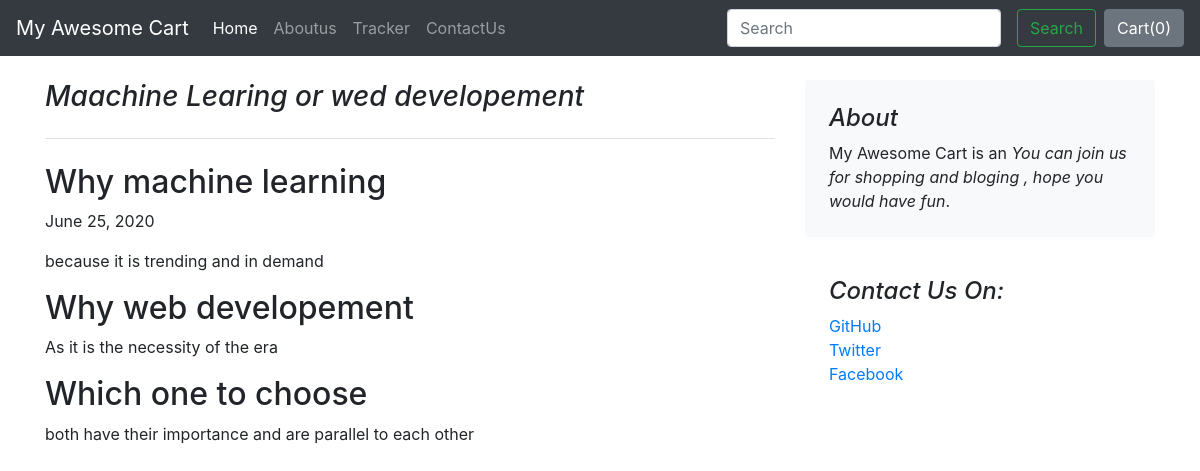
The page /blog/blogpost/1 on the database as committed earlier.
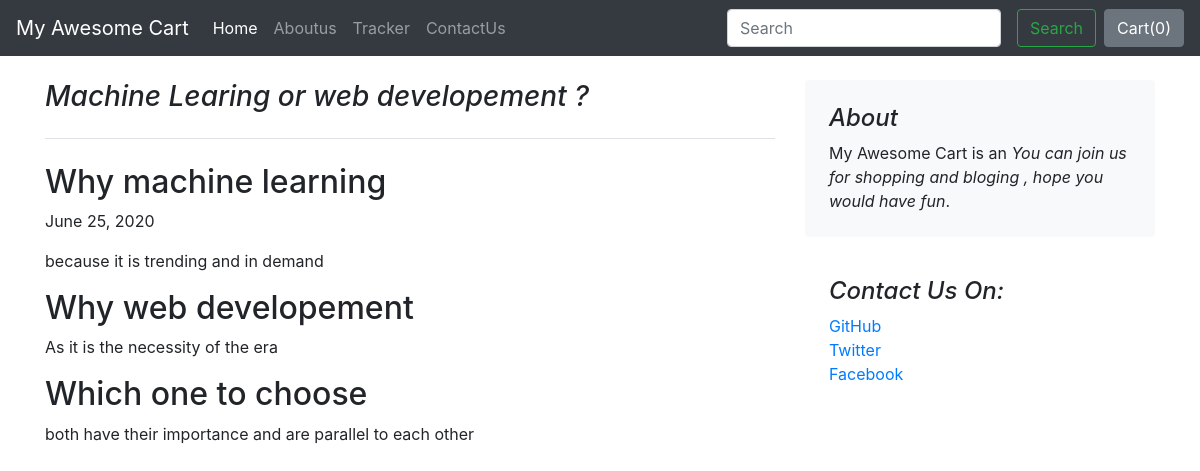
The same page on the database as committed later.
### blog/models.py (models this page shows)
class Blogpost(models.Model):
    post_id = models.AutoField(primary_key=True)
    title = models.CharField(max_length=50)
    head0 = models.CharField(max_length=500, default="")
    chead0 = models.CharField(max_length=5000, default="")
    head1 = models.CharField(max_length=500, default="")
    chead1 = models.CharField(max_length=5000, default="")
    head2 = models.CharField(max_length=500, default="")
    chead2 = models.CharField(max_length=5000, default="")
    pub_date = models.DateField()
    thumbnail = models.ImageField(upload_to="blog/images", default="null")
    def __str__(self):
        return self.title

### blog/views.py (the view)
# urls.py: path('blogpost/<int:id>', views.blogpost, name="blogPost"),
def blogpost(request,id):
    post=Blogpost.objects.filter(post_id=id)[0]
    print(post)
    params={'post':post}
    return render(request, 'blog/blogpost.html',params)

### blog/templates/blog/blogpost.html (shortened to what this page needs)
{% extends 'blog/base.html'%}
{% block body%}
<div class="container my-4">
    <div class="row">
        <div class="col-md-8 blog-main">
            <h3 class="pb-4 mb-4 font-italic border-bottom">
                {{post.title}}
            </h3>
            <div class="blog-post">
                <h2 class="blog-post-title">{{post.head0}}</h2>
                <p class="blog-post-meta">{{post.pub_date}}
                <p>{{post.chead0}}</p>
                <h2>{{post.head1}}</h2>
                <p>{{post.chead1}}</p>
                <h2>{{post.head2}}</h2>
                <p>{{post.chead2}}</p>
                </div>
        </div>
        <aside class="col-md-4 blog-sidebar">
            <div class="p-4 mb-3 bg-light rounded">
                <h4 class="font-italic">About</h4>
                <p class="mb-0">My Awesome Cart is an <em>You can join us for shopping and bloging , hope you would have fun</em>.</p>
            </div>
            <div class="p-4">
                <h4 class="font-italic">Contact Us On:</h4>
                <ol class="list-unstyled">
                    <li><a href="#">GitHub</a></li>
                    <li><a href="#">Twitter</a></li>
                    <li><a href="#">Facebook</a></li>
                </ol>
            </div>
        </aside>
    </div>
</div>
{% endblock%}

Rows that differ between the two databases and show on the page:
changed Blogpost "Why machine learning": title "Maachine Learing or wed developement" → "Machine Learing or web developement ?"
